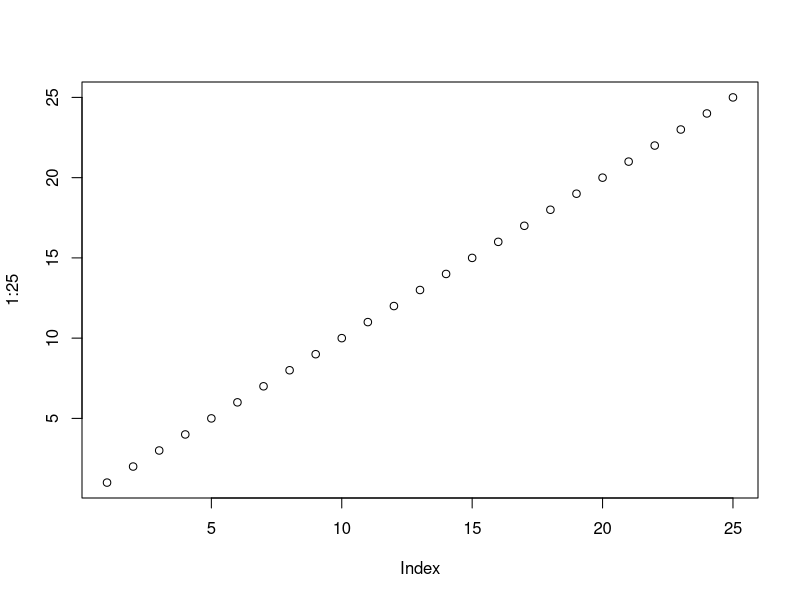
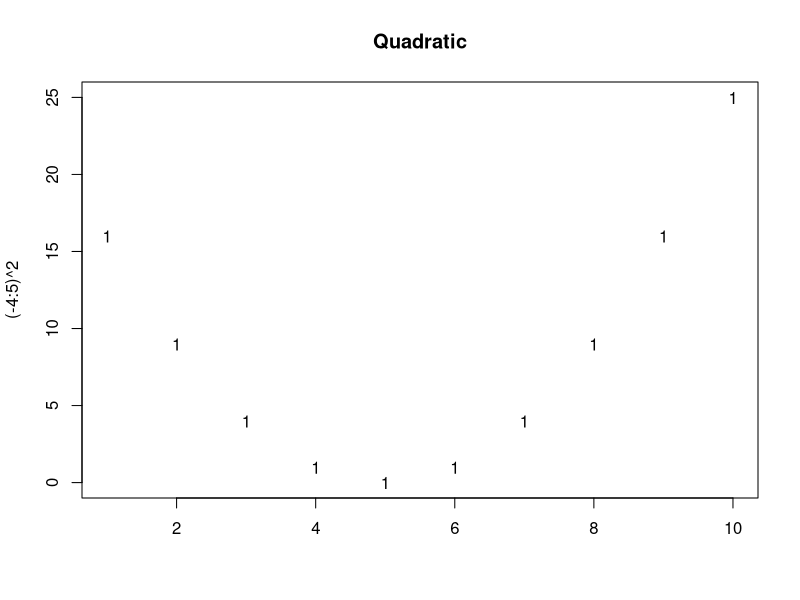
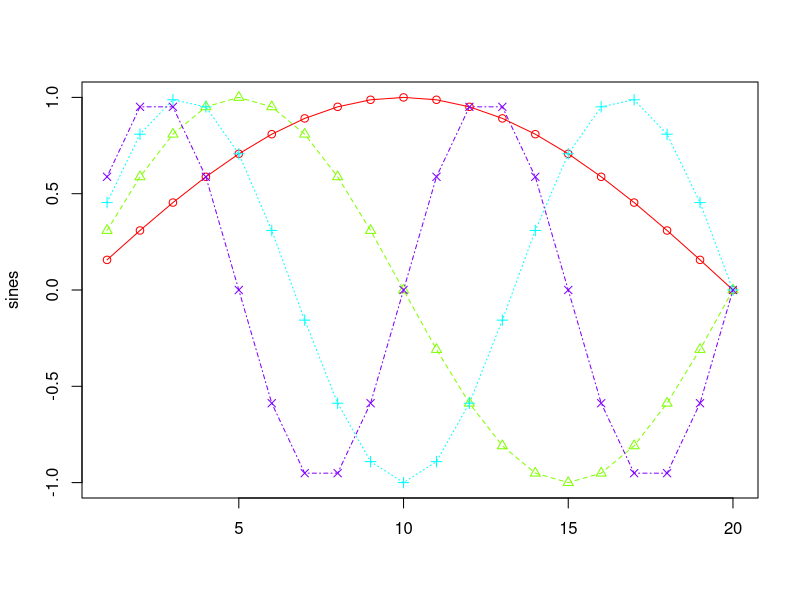
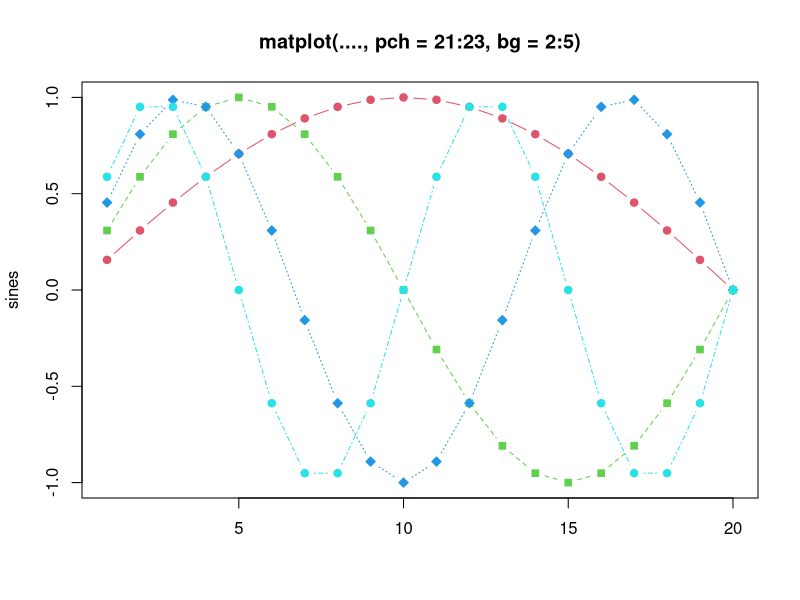
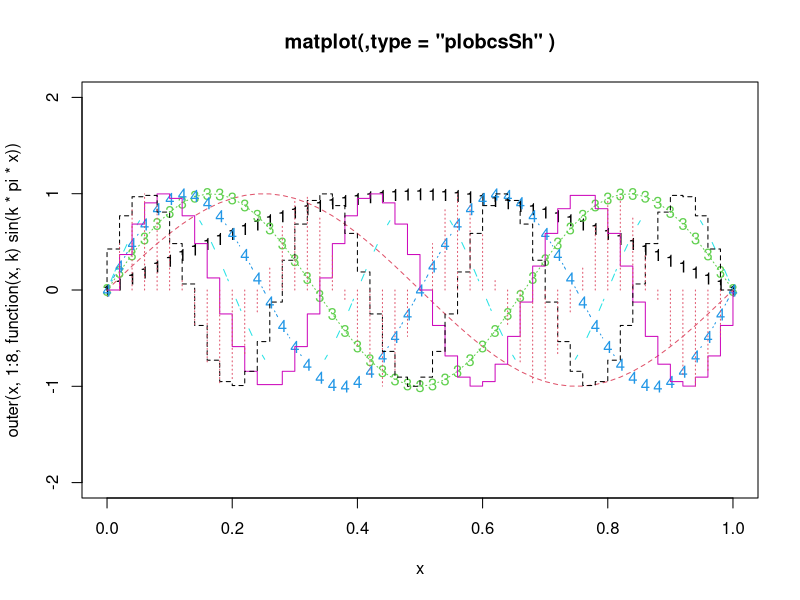
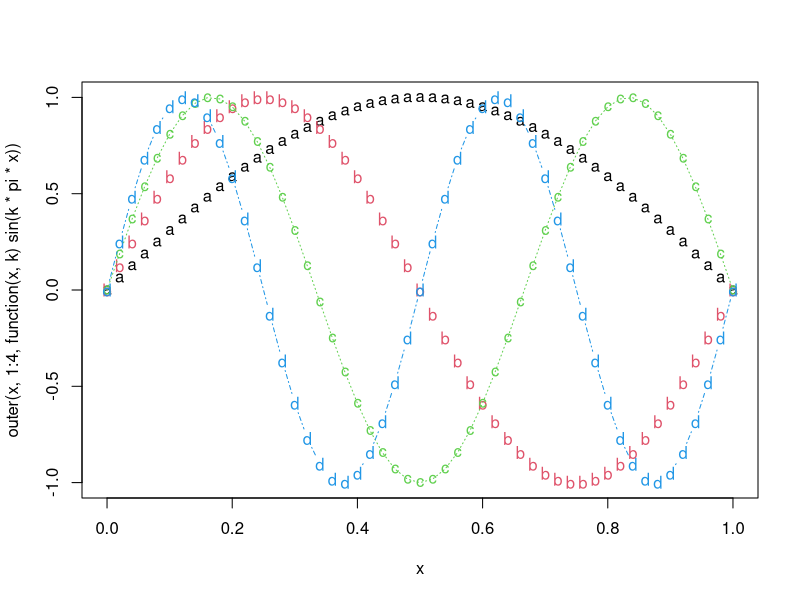
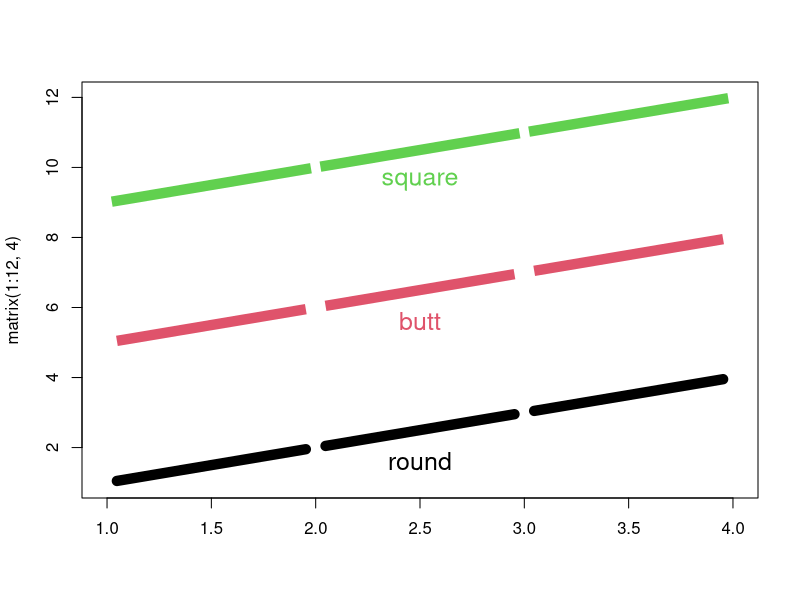
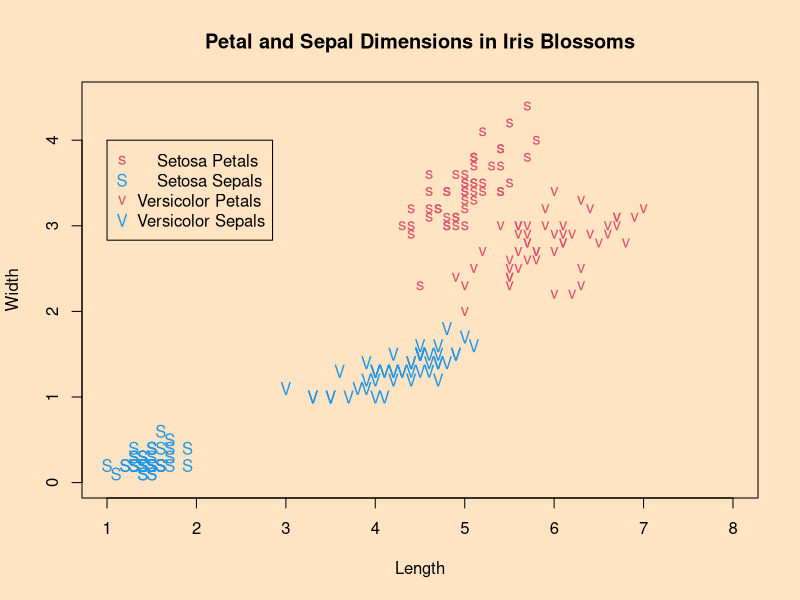

The R source for these figures, in order:
setwd('~/projects/DataScience/R Azure ML/big_data_r_azure')
getwd()

# contribuidores 
contributors()

# comandos contribuidores 
sessionInfo()

print('aprendendo ciência de dados')

plot(1:25)

install.packages('randomForest')
install.packages('ggplot2')
install.packages(dplyr)
install.packages('devtools')

library(ggplot2)

?matplot
example(matplot)
